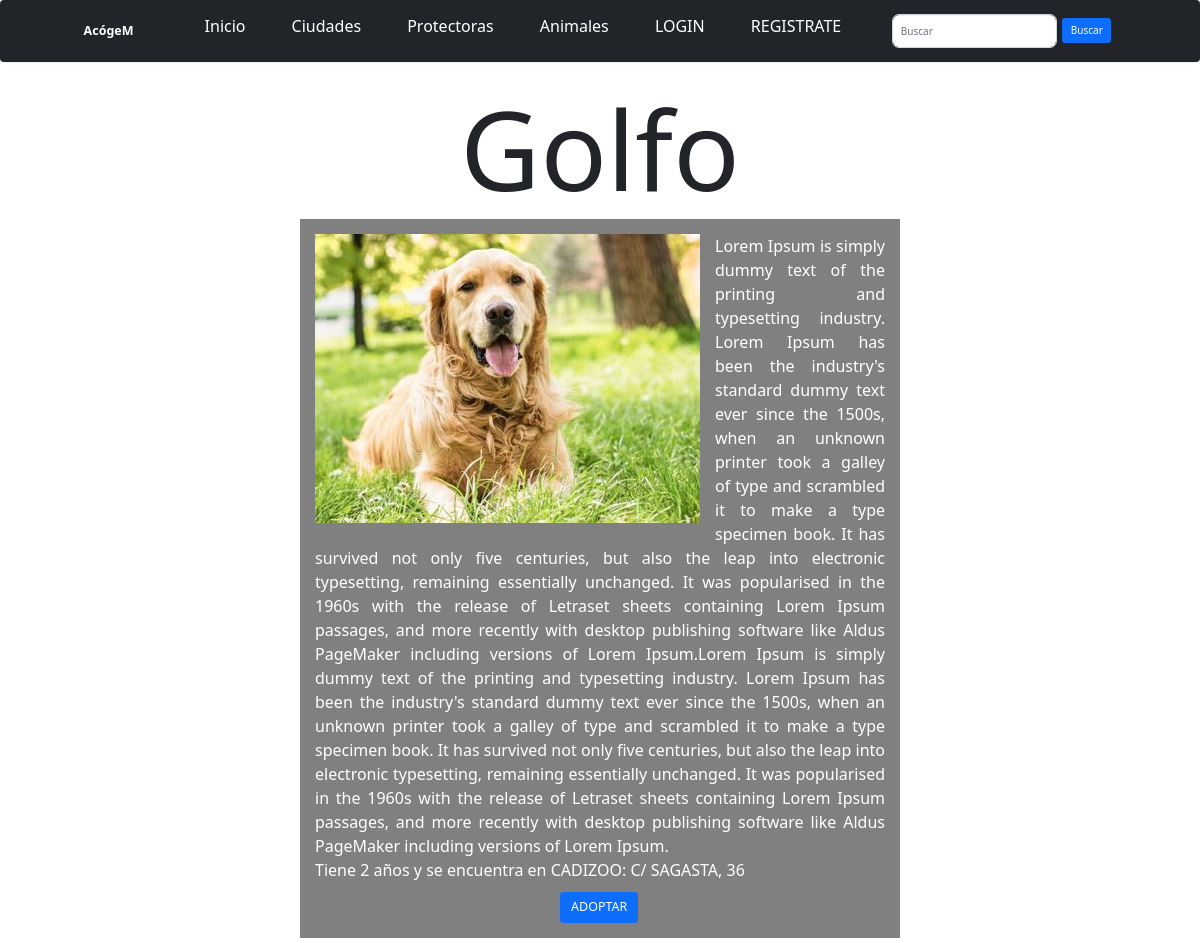
Before: /animales/2/ with the older database file.
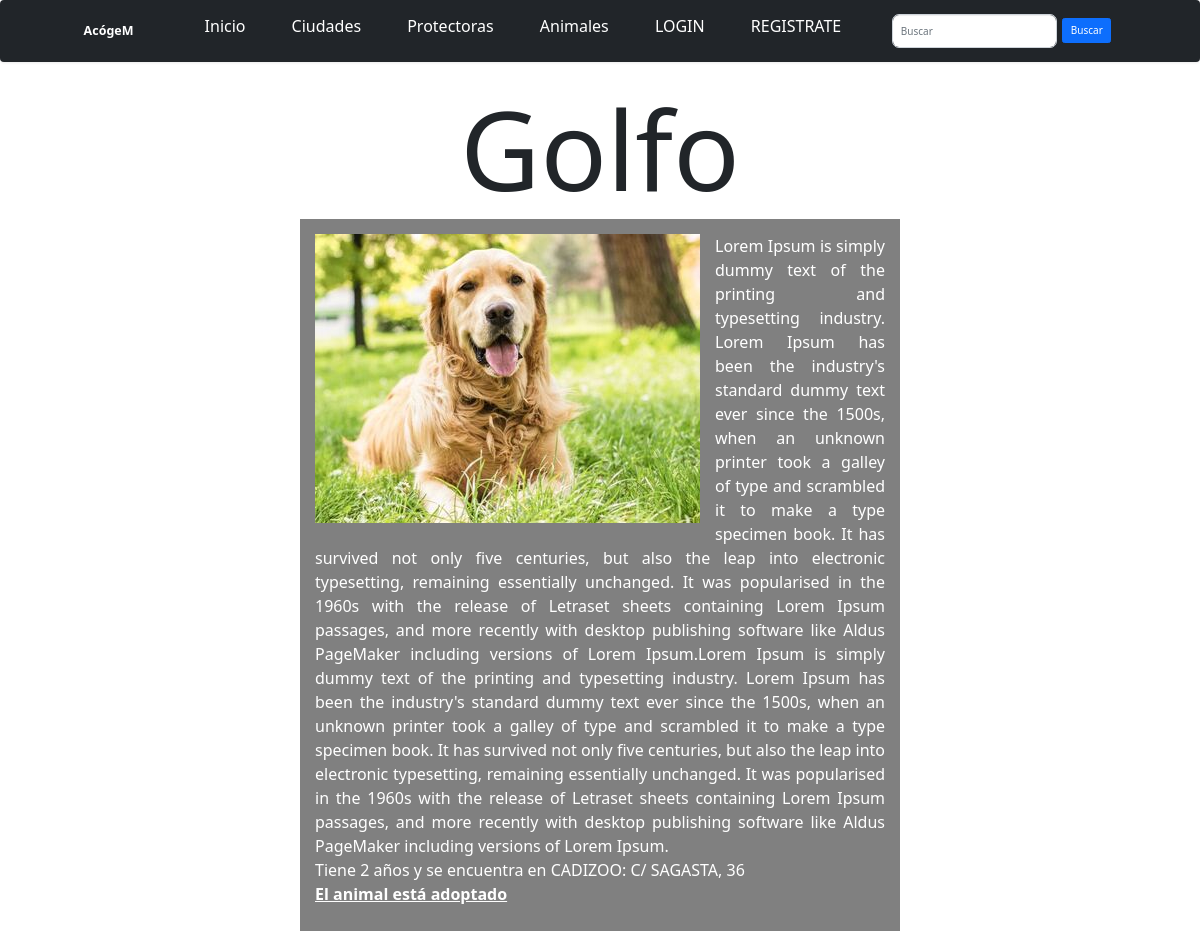
After: the same page with the newer database file.
### AcogeM_app/views.py (the view)
# urls.py: path('animales/<int:pk>/', AnimalDetailView.as_view(), name='animal-detail'),
class AnimalDetailView(DetailView):
	model = Animal

### AcogeM_app/models.py (called while the page is built)
    def __str__(self):
    	return f'{self.nom}: {self.direc}'

### AcogeM_app/templates/AcogeM_app/animal_detail.html (shortened to what this page needs)
{% extends "base.html" %}
{% block content %}
<h1 class="titulo">{{ animal.nom }}</h1>
<div class="noticia">
  <img class="izquierda" src="/media/{{ animal.foto }}">
    <aside>
        {{ animal.descrip }}
        <br>
        Tiene {{ animal.edad }} años y se encuentra en {{ animal.protectora }}
    </aside>
    {% if animal.adoptado == True %}
        <p><b><u>El animal está adoptado</u></b></p>
    {% else %}
        <form class="d-felx" action="{% url 'adoptar' animal.pk %}">
            <div class="custom-search-input">
                <span class="input-group-list">
                    <button type="submit" class="btn btn-primary btn-lg" name="adoptar">ADOPTAR</button>
                </span>
            </div>
        </form>
    {% endif %}
</div>
{% endblock %}

Changed rows visible on the page:
changed Animal "Golfo": adoptado False → True (drawn)
Other visible differences:
text no longer shown: "ADOPTAR"
text now shown: "El animal está adoptado"
